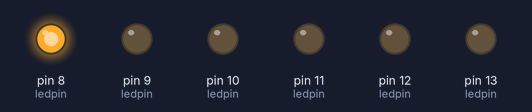
This sketch was run on a simulated Arduino Uno, built with avr-gcc and run on an emulated ATmega328P. On the bench: output pins drawn as LEDs (lit = HIGH). What the sketch prints to the serial monitor is not drawn.

Above: at 0.5 s.
At 1.5 s:
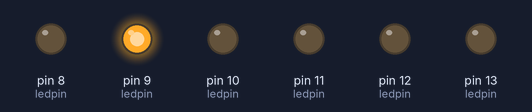
At 2.5 s:
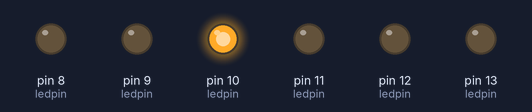
At 3.5 s:
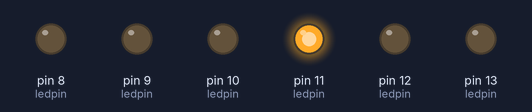
At 4.5 s:
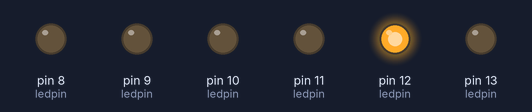
At 5.5 s:
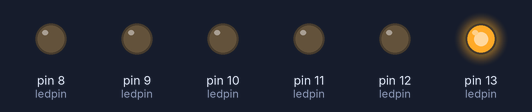
Timing chart, 0 to 7.8 s (numbered marks = the images above):
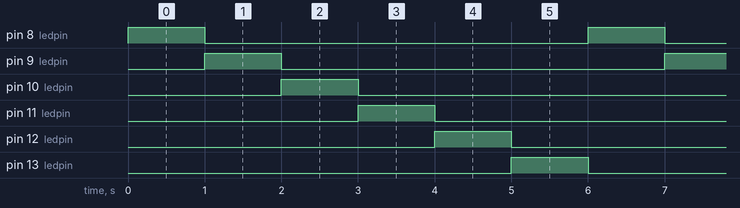

Measured:
- by itself, pin 8 (ledpin), pin 9 (ledpin), pin 10 (ledpin), pin 11 (ledpin), pin 12 (ledpin), pin 13 (ledpin): alternates HIGH for 1.0 s and LOW for 5.0 s
- by itself, everything shown: repeats every 6.0 s, in 6 steps

The sketch:

led_flow_by_array.ino
```cpp
// 宣告一個整數陣列 ledpin[]，裡面包含六個 LED 接在的腳位號碼
int ledpin[] = {8, 9, 10, 11, 12, 13};  // 設定六個 LED 燈的 GPIO 腳位

// setup() 函式只在開機或重設時執行一次
void setup()
{
  Serial.begin(9600);  // 啟動序列通訊，設定傳輸速率為 9600 bps
  Serial.println("Start System");  // 印出啟動訊息到序列監控器

  // 透過迴圈將 GPIO 腳位 8 到 13 都設定為「輸出」模式，並初始化為 LOW（關閉 LED）
  for (int i = 8; i <= 13; i++)
  {
    pinMode(i, OUTPUT);      // 將 i 號腳位設定為輸出模式
    digitalWrite(i, LOW);    // 將該腳位預設為 LOW（LED 關閉）==>預設關閉燈泡
  }
}

// loop() 函式會無限重複執行，是 Arduino 程式的核心邏輯區塊
void loop()
{
  // 外層迴圈：i 從 D8 遞增到 D13，控制目前要亮哪一個 LED
  for (int i = 8; i <= 13; i++) //控制目前要亮哪一個 LED(D8 遞增到 D13)
  {
    // 內層迴圈：j 從 D8 到 D13，遍歷所有 LED 腳位來控制每一顆的開與關
    for (int j = 8; j <= 13; j++) //就是透過本迴圈來導引六顆燈亮滅
    {
       if (i == j)  // 如果 i 等於 j，表示該顆 LED 是目前應該點亮的
      {
        //如果與上一層 亮第i個燈，將該腳位設為 HIGH（點亮）
        digitalWrite(j, HIGH);  // 將該腳位設為 HIGH（點亮）
      }
      else  // 其他 LED 都關閉
      {
         //如果與上一層 亮第i個燈不同，將該腳位設為 LOW（關閉）
        digitalWrite(j, LOW);  // 將該腳位設為 LOW（關閉）
      }
    }

    delay(1000);  // 等待 1 秒，讓該 LED 保持亮著
  }
}
```
